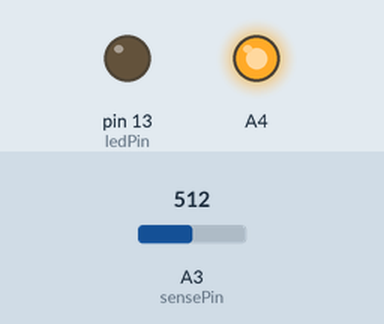
This sketch was run on a simulated Arduino Uno, built with avr-gcc and run on an emulated ATmega328P. Shown: output pins drawn as LEDs (lit = HIGH). Inputs (shaded band) come from the test bench; at power-on: A3 (sensePin) = 512. What the sketch prints to the serial monitor is not drawn.

Above: at 1.2 s.
1.3 s: A3 (sensePin) set to 716
Timing chart, 0 to 4.3 s (numbered marks = the images above; inputs shaded):
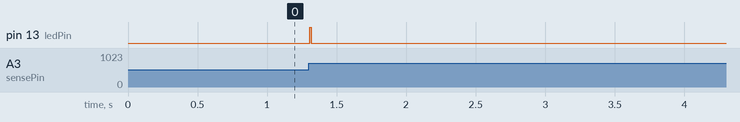

Measured:
- after the input at 1.3 s, pin 13 (ledPin): LOW → HIGH at once, → LOW 0.01 s later

The sketch:

heartrate.ino
```cpp
// (licence header left out)
// Detect heartbeat using a light reading through skin
// On each beat, send an OSC message of the instantaneous
// heartrate.
// Pins
const int ledPin = 13;
const int sensePin = A3;

// LED blink variables
int ledState = LOW;
long ledOnMillis = 0;
long ledOnInterval = 50;

// Hearbeat detect variables
int newHeartReading = 0;
int lastHeartReading = 0;
int Delta = 0;
int recentReadings[8] = {
  0,0,0,0,0,0,0,0};
int historySize = 8;
int recentTotal = 0;
int readingsIndex = 0;
boolean highChange = false;
int totalThreshold = 2;

// Heartbeat Timing
long lastHeartbeatTime = 0;
long debounceDelay = 150;
int currentHeartrate = 0;


void setup() {

  // initialize the serial communication:
  Serial.begin(9600);
  // initialize the digital pin as an output:
  pinMode(ledPin, OUTPUT);
  pinMode(A4,OUTPUT);
  digitalWrite(A4,1);
}

void loop() {
  // Turn off LED
  digitalWrite(ledPin, LOW);

  // Read analogue pin.
  newHeartReading = analogRead(sensePin);
  //Serial.println(newHeartReading);
  //Calculate Delta
  Delta = newHeartReading - lastHeartReading;
  lastHeartReading = newHeartReading;

  // Find new recent total
  recentTotal = recentTotal - recentReadings[readingsIndex] + Delta;
  // replace indexed recent value
  recentReadings[readingsIndex] = Delta;
  // increment index
  readingsIndex = (readingsIndex + 1) % historySize;

  //Debug
  //Serial.println(recentTotal);

  // Decide whether to start an LED Blink.
  if (recentTotal >= totalThreshold) {
    // Possible heartbeart, check time
    if (millis() - lastHeartbeatTime >= debounceDelay) {
      // Heartbeat
      digitalWrite(ledPin, HIGH);
      currentHeartrate = 60000 / (millis() - lastHeartbeatTime);
      lastHeartbeatTime = millis();
      // Print Results
      //Serial.println("Beat");

        Serial.println(currentHeartrate);
       if (currentHeartrate <= 200) {
//        Serial.println(currentHeartrate);
        // Send a serial message
     }
    }
  }
  delay(10);
}
```
